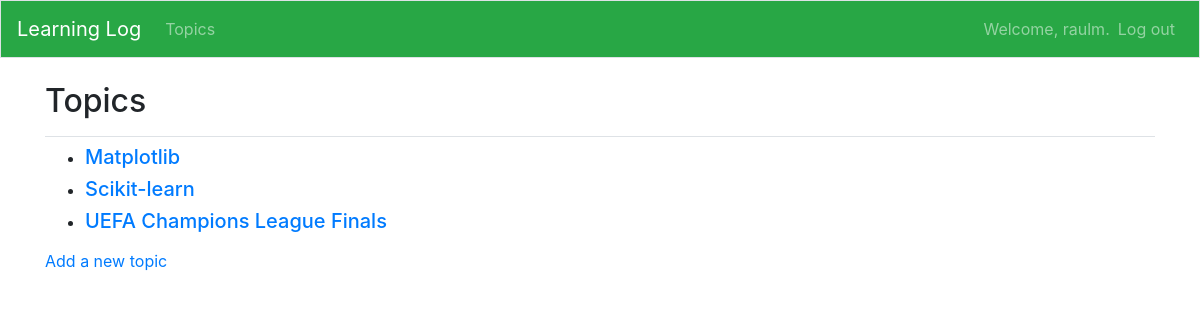
The app's page /topics (signed in), older data.
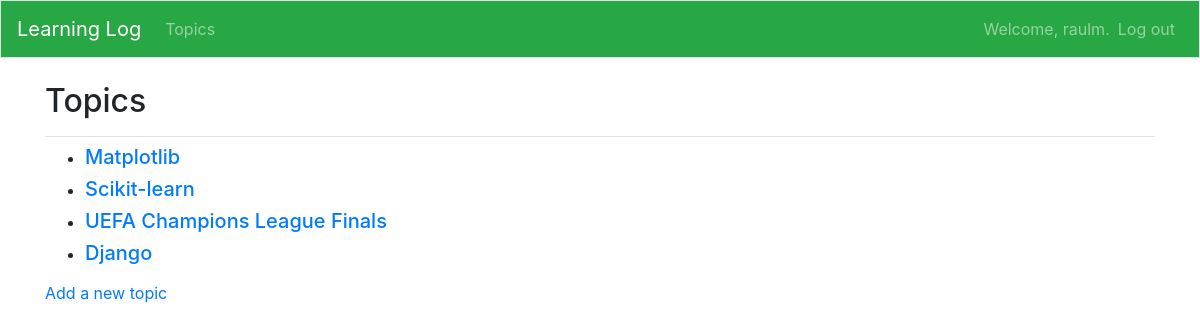
The same page, newer data.
### learning_logs/models.py (models this page shows)
class Topic(models.Model):
    text = models.CharField(max_length=100)
    date_added = models.DateTimeField(auto_now_add=True)
    owner = models.ForeignKey(User, on_delete=models.CASCADE)
    def __str__(self):
        return self.text

### learning_logs/views.py (the view)
# urls.py: path('topics', views.topics, name='topics'),
@login_required
def topics(request):
    topics = Topic.objects.filter(owner=request.user).order_by('date_added')
    context = {'topics': topics}
    return render(request, 'learning_logs/topics.html', context)

### learning_logs/templates/learning_logs/topics.html
{% extends "learning_logs/base.html" %}
{% block page_header %}
<h2>Topics</h2>
{% endblock page_header %}
{% block content %}
<ul>
    {% for topic in topics %}
    <li><h5>
        <a href="{% url 'learning_logs:topic' topic.id %}">{{ topic }}</a>
    </h5></li>
    {% empty %}
    <li><h5>No topics have been added yet.</h5></li>
    {% endfor %}
</ul>
<p><a href="{% url 'learning_logs:new_topic' %}">Add a new topic</a></p>
{% endblock content %}

Row changes from the older to the newer data that the page shows:
added Topic: text "Django"
